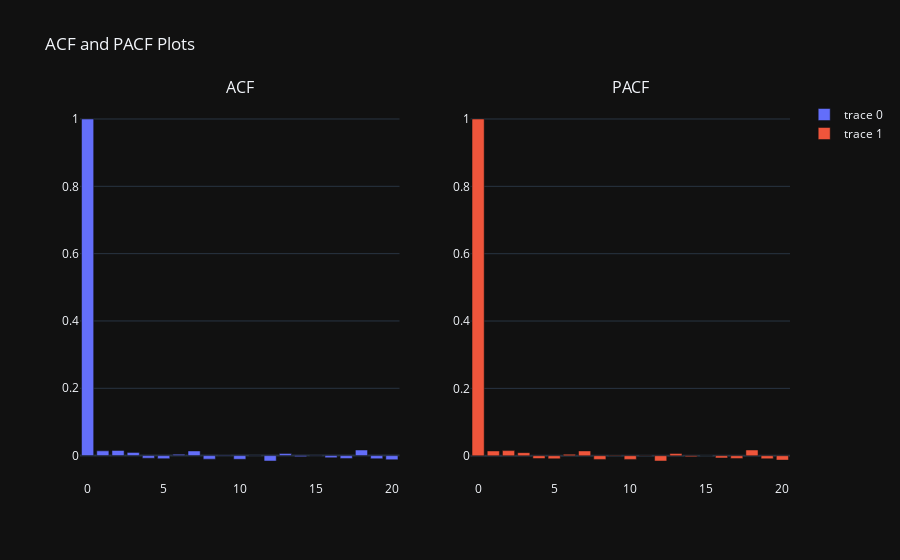
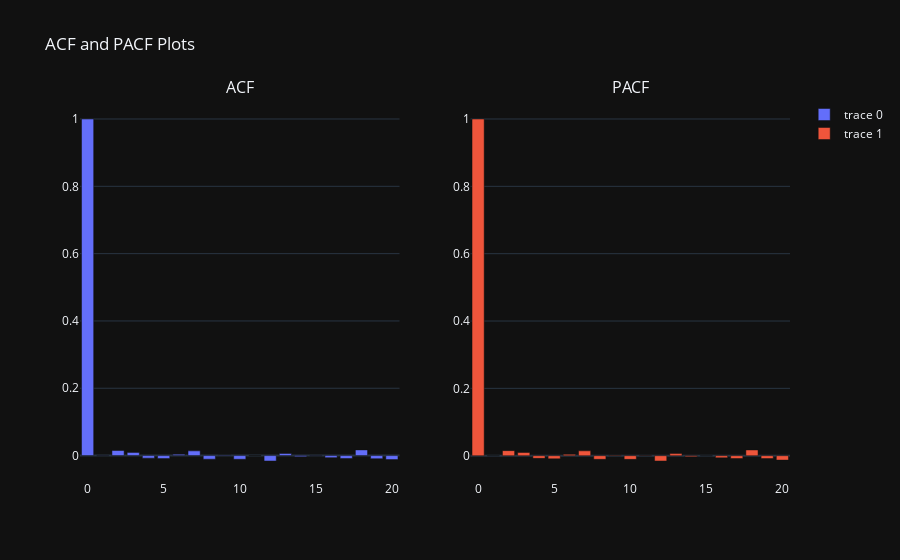

Notebook code cell kept with these figures, in order:
### Code cell
# 1. Dependencies
import pandas as pd
import numpy as np
import math
import statsmodels.api as sm
from statsmodels.tsa.stattools import adfuller, kpss
from statsmodels.graphics.tsaplots import plot_acf, plot_pacf
import plotly.graph_objects as go
from plotly.subplots import make_subplots

# 2. Load Dataset
file_path = 'C:\\Users\\loydt\\Downloads\\Projects\\Superstore Sales Dataset.xlsx'
data = pd.read_excel(file_path)

# Convert Sales column to numeric, if necessary
data['Sales'] = pd.to_numeric(data['Sales'], errors='coerce')
series = data['Sales'].dropna()  # Ensure no missing values for analysis

# Apply logarithm transformation directly to the Series
series = series.apply(lambda x: math.log(x) if x > 0 else None)

# 3. Define a function for stationarity and autocorrelation tests
def test_stationarity_and_autocorrelation(series):
    # ADF Test
    adf_result = adfuller(series)
    print(f"ADF Statistic: {adf_result[0]}")
    print(f"p-value: {adf_result[1]}")
    
    # KPSS Test
    kpss_result = kpss(series, regression='c')
    print(f"KPSS Statistic: {kpss_result[0]}")
    print(f"p-value: {kpss_result[1]}")
    
    # ACF/PACF Plots using DarkPlotly
    fig = make_subplots(rows=1, cols=2, subplot_titles=("ACF", "PACF"))
    
    # ACF Plot
    acf_values = sm.tsa.stattools.acf(series, nlags=20)
    fig.add_trace(go.Bar(x=list(range(len(acf_values))), y=acf_values), row=1, col=1)

    # PACF Plot
    pacf_values = sm.tsa.stattools.pacf(series, nlags=20)
    fig.add_trace(go.Bar(x=list(range(len(pacf_values))), y=pacf_values), row=1, col=2)

    fig.update_layout(title_text="ACF and PACF Plots", template="plotly_dark")
    fig.show()

    # Check for stationarity
    if adf_result[1] < 0.05 and kpss_result[1] > 0.05:
        print("Series is stationary.")
        return True
    else:
        print("Series is non-stationary.")
        return False

# 4. Process the time series data
def arima_model(series):
    if not test_stationarity_and_autocorrelation(series):
        # If non-stationary, apply differencing (Integrated Component)
        differenced_series = series.diff().dropna()
        print("Applied differencing.")
        
        # Check stationarity again after differencing
        if test_stationarity_and_autocorrelation(differenced_series):
            # If stationary, apply AR component
            model_ar = sm.tsa.ARIMA(differenced_series, order=(1, 0, 0)).fit()
            print(model_ar.summary())
            
            # Check for autocorrelation in residuals
            residuals = model_ar.resid
            if not test_stationarity_and_autocorrelation(residuals):
                # If autocorrelation is present, apply MA component
                model_ma = sm.tsa.ARIMA(differenced_series, order=(1, 0, 1)).fit()
                print(model_ma.summary())
                
                # Final check for autocorrelation
                if test_stationarity_and_autocorrelation(model_ma.resid):
                    print("Model fit successful with MA component.")
                    return model_ma
                else:
                    print("Autocorrelation still present after MA.")
            else:
                print("No autocorrelation in AR model residuals.")
        else:
            print("Differenced series is still non-stationary.")
    else:
        # If initially stationary, apply AR component directly
        model_ar = sm.tsa.ARIMA(series, order=(1, 0, 0)).fit()
        print(model_ar.summary())
        
        # Check for autocorrelation in residuals
        residuals = model_ar.resid
        if not test_stationarity_and_autocorrelation(residuals):
            # If autocorrelation is present, apply MA component
            model_ma = sm.tsa.ARIMA(series, order=(1, 0, 1)).fit()
            print(model_ma.summary())
            
            # Final check for autocorrelation
            if test_stationarity_and_autocorrelation(model_ma.resid):
                print("Model fit successful with MA component.")
                return model_ma
            else:
                print("Autocorrelation still present after MA.")
        else:
            print("No autocorrelation in AR model residuals.")

# Execute the ARIMA model process
resulting_model = arima_model(series)  # Using the processed series

### Figure 1 — Plotly figure (JSON) as saved in the notebook; plotly's stock layout.template omitted (floating-point values rounded to 4 significant figures)
{"data": [{"type": "bar", "x": [0, 1, 2, 3, 4, 5, 6, 7, 8, 9, 10, 11, 12, 13, 14, 15, 16, 17, 18, 19, 20], "xaxis": "x", "y": [1, 0.0142, 0.01536, 0.009567, -0.00769, -0.009075, 0.003991, 0.01388, -0.01053, 0.001556, -0.0109, -0.0001207, -0.01602, 0.006055, -0.003177, -0.0006954, -0.006245, -0.008441, 0.01661, -0.009211, -0.01215], "yaxis": "y"}, {"type": "bar", "x": [0, 1, 2, 3, 4, 5, 6, 7, 8, 9, 10, 11, 12, 13, 14, 15, 16, 17, 18, 19, 20], "xaxis": "x2", "y": [1, 0.0142, 0.01517, 0.009144, -0.008191, -0.009149, 0.004403, 0.01421, -0.01096, 0.001199, -0.01091, 0.0006495, -0.01568, 0.006425, -0.003141, -0.0003964, -0.006593, -0.00806, 0.01706, -0.008974, -0.01302], "yaxis": "y2"}], "layout": {"annotations": [{"font": {"size": 16}, "showarrow": false, "text": "ACF", "x": 0.225, "xanchor": "center", "xref": "paper", "y": 1, "yanchor": "bottom", "yref": "paper"}, {"font": {"size": 16}, "showarrow": false, "text": "PACF", "x": 0.775, "xanchor": "center", "xref": "paper", "y": 1, "yanchor": "bottom", "yref": "paper"}], "title": {"text": "ACF and PACF Plots"}, "xaxis": {"anchor": "y", "domain": [0, 0.45]}, "xaxis2": {"anchor": "y2", "domain": [0.55, 1]}, "yaxis": {"anchor": "x", "domain": [0, 1]}, "yaxis2": {"anchor": "x2", "domain": [0, 1]}}}

### Figure 2 — Plotly figure (JSON) as saved in the notebook; plotly's stock layout.template omitted (floating-point values rounded to 4 significant figures)
{"data": [{"type": "bar", "x": [0, 1, 2, 3, 4, 5, 6, 7, 8, 9, 10, 11, 12, 13, 14, 15, 16, 17, 18, 19, 20], "xaxis": "x", "y": [1, -0.0002212, 0.01503, 0.009461, -0.007699, -0.009023, 0.003925, 0.01398, -0.01075, 0.001861, -0.01092, 0.0002621, -0.01611, 0.006327, -0.003255, -0.0005616, -0.006116, -0.008591, 0.01687, -0.00928, -0.01194], "yaxis": "y"}, {"type": "bar", "x": [0, 1, 2, 3, 4, 5, 6, 7, 8, 9, 10, 11, 12, 13, 14, 15, 16, 17, 18, 19, 20], "xaxis": "x2", "y": [1, -0.0002212, 0.01503, 0.009472, -0.007925, -0.009321, 0.00407, 0.01443, -0.01077, 0.001201, -0.01091, 0.0007177, -0.01577, 0.006243, -0.003047, -0.0003457, -0.006482, -0.008394, 0.01706, -0.008549, -0.01306], "yaxis": "y2"}], "layout": {"annotations": [{"font": {"size": 16}, "showarrow": false, "text": "ACF", "x": 0.225, "xanchor": "center", "xref": "paper", "y": 1, "yanchor": "bottom", "yref": "paper"}, {"font": {"size": 16}, "showarrow": false, "text": "PACF", "x": 0.775, "xanchor": "center", "xref": "paper", "y": 1, "yanchor": "bottom", "yref": "paper"}], "title": {"text": "ACF and PACF Plots"}, "xaxis": {"anchor": "y", "domain": [0, 0.45]}, "xaxis2": {"anchor": "y2", "domain": [0.55, 1]}, "yaxis": {"anchor": "x", "domain": [0, 1]}, "yaxis2": {"anchor": "x2", "domain": [0, 1]}}}
